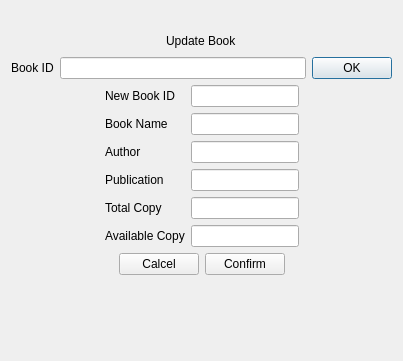
<?xml version="1.0" encoding="UTF-8"?>
<ui version="4.0">
 <class>UpdateBook</class>
 <widget class="QDialog" name="UpdateBook">
  <property name="geometry">
   <rect>
    <x>0</x>
    <y>0</y>
    <width>403</width>
    <height>351</height>
   </rect>
  </property>
  <property name="windowTitle">
   <string>Dialog</string>
  </property>
  <layout class="QVBoxLayout" name="verticalLayout_4">
   <item>
    <layout class="QVBoxLayout" name="verticalLayout_3">
     <item>
      <spacer name="horizontalSpacer_7">
       <property name="orientation">
        <enum>Qt::Orientation::Horizontal</enum>
       </property>
       <property name="sizeHint" stdset="0">
        <size>
         <width>40</width>
         <height>20</height>
        </size>
       </property>
      </spacer>
     </item>
    </layout>
   </item>
   <item>
    <layout class="QVBoxLayout" name="verticalLayout_2">
     <item>
      <layout class="QVBoxLayout" name="verticalLayout">
       <item>
        <layout class="QHBoxLayout" name="horizontalLayout">
         <item>
          <spacer name="horizontalSpacer">
           <property name="orientation">
            <enum>Qt::Orientation::Horizontal</enum>
           </property>
           <property name="sizeHint" stdset="0">
            <size>
             <width>40</width>
             <height>20</height>
            </size>
           </property>
          </spacer>
         </item>
         <item>
          <widget class="QLabel" name="label">
           <property name="styleSheet">
            <string notr="true">font: 700 italic 24pt &quot;Segoe UI&quot;;</string>
           </property>
           <property name="text">
            <string>Update Book</string>
           </property>
          </widget>
         </item>
         <item>
          <spacer name="horizontalSpacer_2">
           <property name="orientation">
            <enum>Qt::Orientation::Horizontal</enum>
           </property>
           <property name="sizeHint" stdset="0">
            <size>
             <width>40</width>
             <height>20</height>
            </size>
           </property>
          </spacer>
         </item>
        </layout>
       </item>
       <item>
        <layout class="QHBoxLayout" name="horizontalLayout_3">
         <item>
          <widget class="QLabel" name="label_7">
           <property name="text">
            <string>Book ID</string>
           </property>
          </widget>
         </item>
         <item>
          <widget class="QLineEdit" name="bookid"/>
         </item>
         <item>
          <widget class="QPushButton" name="OK">
           <property name="text">
            <string>OK</string>
           </property>
          </widget>
         </item>
        </layout>
       </item>
       <item>
        <layout class="QHBoxLayout" name="horizontalLayout_2">
         <item>
          <spacer name="horizontalSpacer_3">
           <property name="orientation">
            <enum>Qt::Orientation::Horizontal</enum>
           </property>
           <property name="sizeHint" stdset="0">
            <size>
             <width>40</width>
             <height>20</height>
            </size>
           </property>
          </spacer>
         </item>
         <item>
          <layout class="QFormLayout" name="formLayout_2">
           <item row="1" column="0">
            <widget class="QLabel" name="label_5">
             <property name="text">
              <string>Book Name</string>
             </property>
            </widget>
           </item>
           <item row="1" column="1">
            <widget class="QLineEdit" name="lineEditBookName"/>
           </item>
           <item row="2" column="0">
            <widget class="QLabel" name="label_4">
             <property name="text">
              <string>Author</string>
             </property>
            </widget>
           </item>
           <item row="2" column="1">
            <widget class="QLineEdit" name="lineEditAuthor"/>
           </item>
           <item row="3" column="0">
            <widget class="QLabel" name="label_2">
             <property name="text">
              <string>Publication</string>
             </property>
            </widget>
           </item>
           <item row="3" column="1">
            <widget class="QLineEdit" name="lineEditPublication"/>
           </item>
           <item row="4" column="0">
            <widget class="QLabel" name="label_6">
             <property name="text">
              <string>Total Copy</string>
             </property>
            </widget>
           </item>
           <item row="4" column="1">
            <widget class="QLineEdit" name="lineEditTotalCopy"/>
           </item>
           <item row="5" column="0">
            <widget class="QLabel" name="label_3">
             <property name="text">
              <string>Available Copy</string>
             </property>
            </widget>
           </item>
           <item row="5" column="1">
            <widget class="QLineEdit" name="lineEditAvailableCopy"/>
           </item>
           <item row="0" column="0">
            <widget class="QLabel" name="label_8">
             <property name="text">
              <string>New Book ID</string>
             </property>
            </widget>
           </item>
           <item row="0" column="1">
            <widget class="QLineEdit" name="newbookid"/>
           </item>
          </layout>
         </item>
         <item>
          <spacer name="horizontalSpacer_4">
           <property name="orientation">
            <enum>Qt::Orientation::Horizontal</enum>
           </property>
           <property name="sizeHint" stdset="0">
            <size>
             <width>40</width>
             <height>20</height>
            </size>
           </property>
          </spacer>
         </item>
        </layout>
       </item>
      </layout>
     </item>
     <item>
      <layout class="QHBoxLayout" name="horizontalLayout_4">
       <item>
        <spacer name="horizontalSpacer_5">
         <property name="orientation">
          <enum>Qt::Orientation::Horizontal</enum>
         </property>
         <property name="sizeHint" stdset="0">
          <size>
           <width>40</width>
           <height>20</height>
          </size>
         </property>
        </spacer>
       </item>
       <item>
        <widget class="QPushButton" name="Cancel">
         <property name="text">
          <string>Calcel</string>
         </property>
        </widget>
       </item>
       <item>
        <widget class="QPushButton" name="Confirm">
         <property name="text">
          <string>Confirm</string>
         </property>
        </widget>
       </item>
       <item>
        <spacer name="horizontalSpacer_6">
         <property name="orientation">
          <enum>Qt::Orientation::Horizontal</enum>
         </property>
         <property name="sizeHint" stdset="0">
          <size>
           <width>40</width>
           <height>20</height>
          </size>
         </property>
        </spacer>
       </item>
      </layout>
     </item>
    </layout>
   </item>
   <item>
    <spacer name="horizontalSpacer_8">
     <property name="orientation">
      <enum>Qt::Orientation::Horizontal</enum>
     </property>
     <property name="sizeHint" stdset="0">
      <size>
       <width>388</width>
       <height>75</height>
      </size>
     </property>
    </spacer>
   </item>
  </layout>
 </widget>
 <resources/>
 <connections>
  <connection>
   <sender>Cancel</sender>
   <signal>clicked()</signal>
   <receiver>UpdateBook</receiver>
   <slot>close()</slot>
   <hints>
    <hint type="sourcelabel">
     <x>145</x>
     <y>257</y>
    </hint>
    <hint type="destinationlabel">
     <x>107</x>
     <y>266</y>
    </hint>
   </hints>
  </connection>
 </connections>
</ui>
